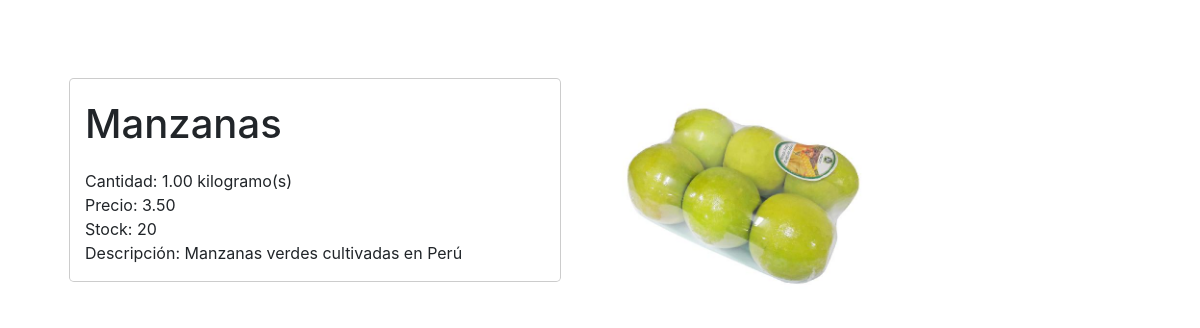
Screenshot of /aplicacion/producto/1/ with the database file from the repository.
### aplicacion/models.py (models this page shows, shortened)
class Tienda(models.Model):
        tipo_categoria = models.ForeignKey(Categoria,on_delete=models.CASCADE)
        nombre = models.CharField(max_length=200)
        cantidad = models.DecimalField("Cantidad por unidad",max_digits=6,decimal_places=2)
        unidad = models.CharField("Unidad de medida",max_length=100)
        precio = models.DecimalField("Precio unitario",max_digits=6,decimal_places=2)
        stock = models.IntegerField(default=0)
        descripcion = models.CharField(max_length=500)
        imagen = models.ImageField(upload_to='productos/',null=True, blank=True)
        pub_date = models.DateTimeField("Fecha de publicación")

### aplicacion/views.py (the view)
# urls.py: path('producto/<int:producto_id>/', views.producto, name='producto'),
def producto(request, producto_id=None):
    producto = Tienda.objects.filter(id=producto_id)
    context={
        'producto_info':producto
    }
    return render(request,'producto.html',context)

### aplicacion/templates/producto.html (shortened to what this page needs)
{% load static %}
<!DOCTYPE html>
<html lang="en">
<head>
    <link href="{% static 'vendor/bootstrap/css/bootstrap.min.css' %}" rel="stylesheet">
</head>
<body>
    {% for info in producto_info %}
    <div class="container" >
        <div class="row">
            <div class="col-md-6">
                <div class="modal modal-sheet position-static d-block bg-body-secondary p-4 py-md-5" tabindex="-1" role="dialog" id="modalSheet" >
                    <div class="modal-dialog" role="document">
                        <div class="modal-content rounded-4 shadow">
                            <div class="modal-header border-bottom-0">
                                <h1 class="modal-title fs-5">{{info.nombre}}</h1>
                            </div>
                            <div class="modal-body py-0" >
                                <p>
                                    Cantidad: {{info.cantidad}} {{info.unidad}} <br>
                                    Precio: {{info.precio}} <br>
                                    Stock: {{info.stock}} <br>
                                    Descripción: {{info.descripcion}} <br>
                                </p>
                            </div>
                        </div>
                    </div>
                </div>
            </div>
            <div class="col-md-6" style="margin-top: 50px;">
                <img src="{{info.imagen.url}}" alt="" width="250px" height="250px">
            </div>
        </div>
    </div>
    {% endfor %}
</body>
</html>

### rows the page displays
Tienda: nombre "Manzanas", cantidad "1.00", unidad "kilogramo(s)", precio "3.50", stock "20", descripcion "Manzanas verdes cultivadas en Perú", imagen (picture)
